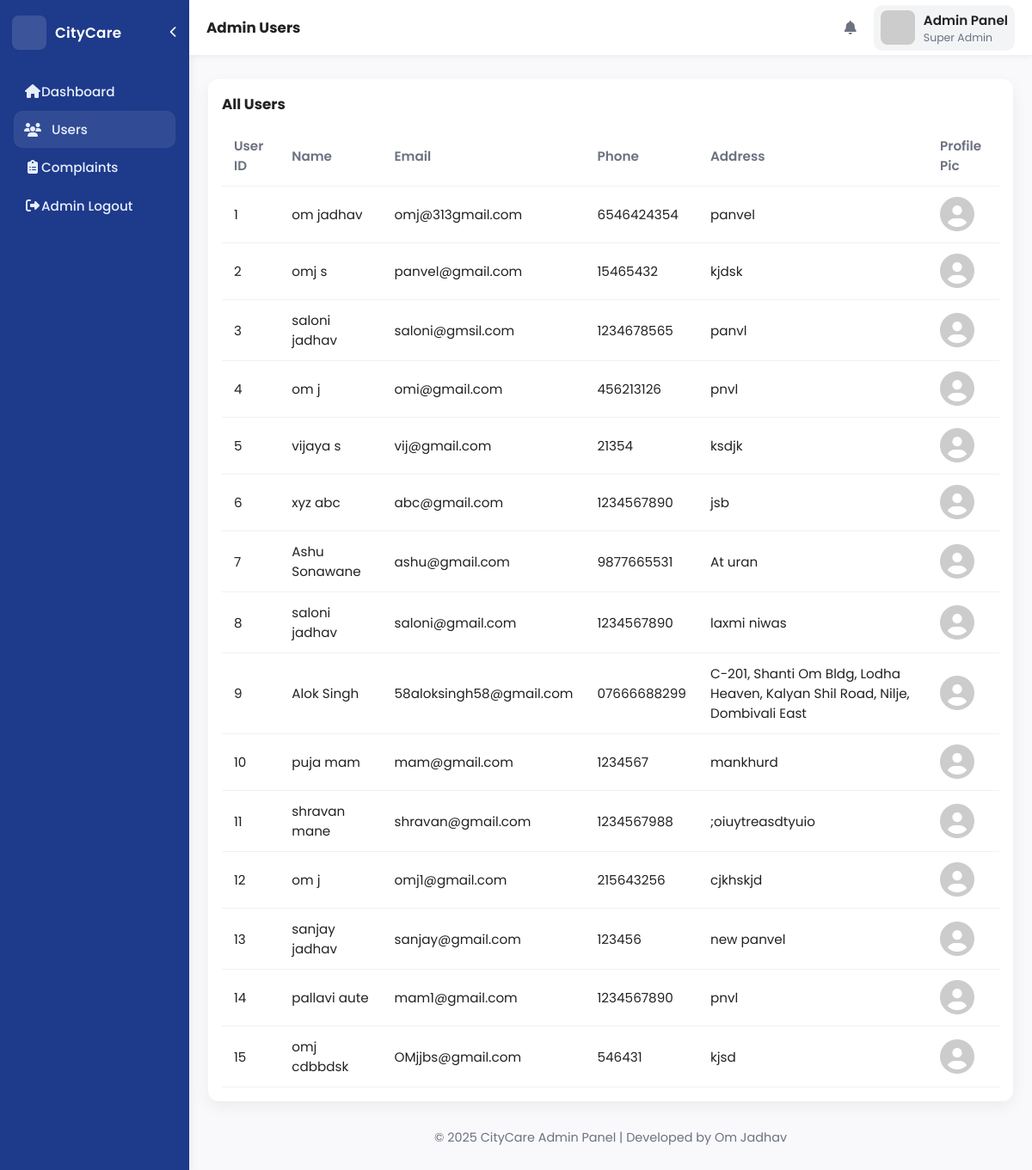
The app's page /admin_users (signed in) with its own data.
### app.py (models this page shows, shortened)
class User(UserMixin, db.Model):
    id = db.Column(db.Integer, primary_key=True)
    first_name = db.Column(db.String(80), nullable=False)
    last_name = db.Column(db.String(80), nullable=False)
    email = db.Column(db.String(120), unique=True, nullable=False)
    phone = db.Column(db.String(20))
    address = db.Column(db.String(250))
    password_hash = db.Column(db.String(255), nullable=False)
    profile_pic = db.Column(db.String(255), nullable=True)

### app.py (the view)
@app.route("/admin_users")
def admin_users():
    if not session.get('admin_logged_in'):
        return redirect(url_for('admin_login'))
    users = User.query.all()
    return render_template("admin_users.html", users=users)

### templates/admin_users.html (shortened to what this page needs)
<!DOCTYPE html>
<html lang="en">
<head>
  <link rel="stylesheet" href="https://cdnjs.cloudflare.com/ajax/libs/font-awesome/6.5.0/css/all.min.css" />
</head>
<body>
  <aside class="sidebar" id="sidebar">
    <div class="brand">
      <div class="brand-logo"></div>
      <span class="brand-text">CityCare</span>
      <button id="sidebarToggle" class="collapse-btn" aria-label="Toggle sidebar"><i class="fa fa-chevron-left"></i></button>
    </div>
    <nav class="menu">
      <ul>
        <li><a href="{{ url_for('admin') }}" style="color: inherit; text-decoration: none;"><i class="fa fa-home"></i><span class="menu-text">Dashboard</span></a></li>
        <li class="active"><i class="fa fa-users"></i><span class="menu-text">Users</span></li>
        <li><a href="{{ url_for('admin_complaints') }}" style="color: inherit; text-decoration: none;"><i class="fa fa-clipboard-list"></i><span class="menu-text">Complaints</span></a></li>
        <li><a href="{{ url_for('admin_logout') }}" style="color: inherit; text-decoration: none;"><i class="fa fa-sign-out-alt"></i><span class="menu-text">Admin Logout</span></a></li>
      </ul>
    </nav>
  </aside>
  <div class="page">
    <header class="topbar">
      <div class="topbar-left">
        <h1 class="page-title">Admin Users</h1>
      </div>
      <div class="topbar-right">
        <button class="icon-btn" title="Notifications"><i class="fa fa-bell"></i></button>
        <div class="profile">
          <img src="https://via.placeholder.com/40x40?text=U" alt="Admin" class="profile-pic">
          <div class="profile-info">
            <div class="profile-name">Admin Panel</div>
            <div class="profile-role">Super Admin</div>
          </div>
        </div>
      </div>
    </header>
    <main class="main-content">
      <section class="table-wrap">
        <div class="table-header">
          <h2>All Users</h2>
        </div>
        <div class="table-scroll">
          <table class="complaints-table">
            <thead>
              <tr>
                <th>User ID</th>
                <th>Name</th>
                <th>Email</th>
                <th>Phone</th>
                <th>Address</th>
                <th>Profile Pic</th>
              </tr>
            </thead>
            <tbody>
              {% if users %}
                {% for u in users %}
                <tr>
                  <td>{{ u.id }}</td>
                  <td>{{ u.first_name }} {{ u.last_name }}</td>
                  <td>{{ u.email }}</td>
                  <td>{{ u.phone or 'N/A' }}</td>
                  <td>{{ u.address or 'N/A' }}</td>
                  <td>
                    {% if u.profile_pic %}
                      <img src="{{ url_for('static', filename='uploads/' + u.profile_pic) }}" alt="Profile" style="width:40px; height:40px; border-radius:50%;">
                    {% else %}
                      <i class="fa fa-user-circle" style="font-size:40px; color:#ccc;"></i>
                    {% endif %}
                  </td>
                </tr>
                {% endfor %}
              {% else %}
                <tr>
                  <td colspan="6">No users found.</td>
                </tr>
              {% endif %}
            </tbody>
          </table>
        </div>
      </section>
      <footer class="footer">
        © 2025 CityCare Admin Panel | Developed by Om Jadhav
      </footer>
    </main>
  </div>
</body>
</html>

### templates/admin_users.html (style rules this page uses)
* { box-sizing: border-box; margin:0; padding:0; font-family: 'Poppins', sans-serif; }
:root { --primary: #1E3A8A; --accent: #1E90FF; --muted: #6b7280; --bg: #f9f9fb; --card: #ffffff; --text: #222; --success: #28a745; --warning: #ffc107; --danger: #dc3545; --shadow: rgba(16,24,40,0.06); --glass: rgba(30,58,138,0.06); --radius: 12px; }
html,body { height:100%; background:var(--bg); color:var(--text); }
.sidebar { position: fixed; left:0; top:0; bottom:0; width:220px; background: var(--primary); color:#fff; padding:18px 14px; display:flex; flex-direction:column; gap:14px; box-shadow: 2px 0 12px rgba(0,0,0,0.06); transition: width .18s ease; }
.brand { display:flex; align-items:center; gap:10px; }
.brand-logo { width:40px; height:40px; border-radius:8px; object-fit:cover; background:#fff2; display:inline-block; }
.brand-text { font-weight:600; font-size:1.05rem; letter-spacing:0.2px; }
.collapse-btn { margin-left:auto; background:transparent; border:none; color:#fff; cursor:pointer; display:flex; align-items:center; }
.menu ul { list-style:none; margin-top:6px; padding:6px 2px; }
.menu li { display:flex; gap:12px; align-items:center; padding:10px 12px; border-radius:10px; cursor:pointer; color: #e6eefc; transition: background .18s, transform .12s; }
.menu li i { width:20px; text-align:center; }
.menu li .menu-text { font-weight:500; font-size:0.95rem; }
.menu li.active { background: rgba(255,255,255,0.085); box-shadow: inset 0 0 0 1px rgba(255,255,255,0.02); }
.page { margin-left:220px; min-height:100vh; display:flex; flex-direction:column; transition: margin-left .18s ease; }
.topbar { height:64px; display:flex; align-items:center; justify-content:space-between; padding:0 20px; background: #fff; box-shadow: 0 2px 6px var(--shadow); z-index:5; }
.topbar-left { display:flex; align-items:center; gap:16px; }
.page-title { font-size:1.05rem; color:var(--text); }
.topbar-right { display:flex; align-items:center; gap:12px; }
.icon-btn { background:transparent; border:none; font-size:16px; padding:8px; cursor:pointer; border-radius:8px; color:var(--muted); }
.profile { display:flex; align-items:center; gap:10px; background:#f3f4f6; padding:6px 8px; border-radius:10px; }
.profile-pic { width:40px; height:40px; border-radius:8px; object-fit:cover; }
.profile-name { font-weight:600; font-size:0.95rem; }
.profile-role { font-size:0.78rem; color:var(--muted); }
.main-content { padding:22px; padding-top:28px; background: transparent; min-height: calc(100vh - 64px); }
.table-wrap { background:var(--card); border-radius:12px; padding:16px; box-shadow: 0 6px 18px var(--shadow); overflow:hidden; }
.table-header { display:flex; align-items:center; justify-content:space-between; margin-bottom:12px; }
.table-header h2 { font-size:1.05rem; color:var(--text); }
.table-scroll { overflow:auto; max-width:100%; }
.complaints-table { width:100%; border-collapse:collapse; min-width:900px; }
.complaints-table th, .complaints-table td { padding:12px 14px; text-align:left; border-bottom:1px solid #f1f1f3; font-size:0.95rem; }
.complaints-table thead th { background:transparent; color:var(--muted); font-weight:600; }
.footer { margin-top:18px; text-align:center; color:var(--muted); padding:14px 0; font-size:0.9rem; }

### records on screen
User: id "1", first_name "om", last_name "jadhav", email "omj@313gmail.com", phone "6546424354", address "panvel"
User: id "2", first_name "omj", last_name "s", email "panvel@gmail.com", phone "15465432", address "kjdsk"
User: id "3", first_name "saloni", last_name "jadhav", email "saloni@gmsil.com", phone "1234678565", address "panvl"
User: id "4", first_name "om", last_name "j", email "omi@gmail.com", phone "456213126", address "pnvl"
User: id "5", first_name "vijaya", last_name "s", email "vij@gmail.com", phone "21354", address "ksdjk"
User: id "6", first_name "xyz", last_name "abc", email "abc@gmail.com", phone "1234567890", address "jsb"
User: id "7", first_name "Ashu", last_name "Sonawane", email "ashu@gmail.com", phone "9877665531", address "At uran"
User: id "8", first_name "saloni", last_name "jadhav", email "saloni@gmail.com", phone "1234567890", address "laxmi niwas"
User: id "9", first_name "Alok", last_name "Singh", email "58aloksingh58@gmail.com", phone "07666688299", address "C-201, Shanti Om Bldg, Lodha Heaven, Kalyan Shil Road, Nilje, Dombivali East"
User: id "10", first_name "puja", last_name "mam", email "mam@gmail.com", phone "1234567", address "mankhurd"
User: id "11", first_name "shravan", last_name "mane", email "shravan@gmail.com", phone "1234567988", address ";oiuytreasdtyuio"
User: id "12", first_name "om", last_name "j", email "omj1@gmail.com", phone "215643256", address "cjkhskjd"
User: id "13", first_name "sanjay", last_name "jadhav", email "sanjay@gmail.com", phone "123456", address "new panvel"
User: id "14", first_name "pallavi", last_name "aute", email "mam1@gmail.com", phone "1234567890", address "pnvl"
User: id "15", first_name "omj", last_name "cdbbdsk", email "OMjjbs@gmail.com", phone "546431", address "kjsd"
